Frame 1 (no input): blank canvas, image omitted
Frame 60 (the mouse pressed at the canvas centre just before this capture): blank canvas, image omitted
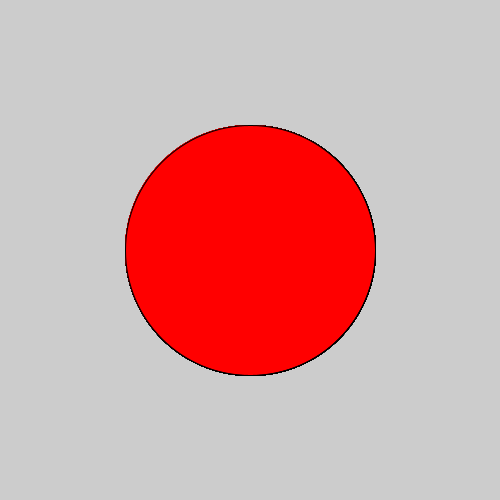
Frame 120 (the mouse held since frame 60 and released just before this capture)

The Processing sketch whose frames 1 and 60 were blank and that drew this single picture after the mouse press (run headless with seeded random() and noise(); from frame 60 on, the mouse is pressed at the canvas centre):

// Processing sketch: processing_30214
// ── processing_30214.pde

void setup() {
  size(500,500);
  smooth();
}

void draw(){
  if(mousePressed) {
    fill(255,0,0);
    ellipse(mouseX, mouseY ,  mouseX, mouseY);

  }
}
